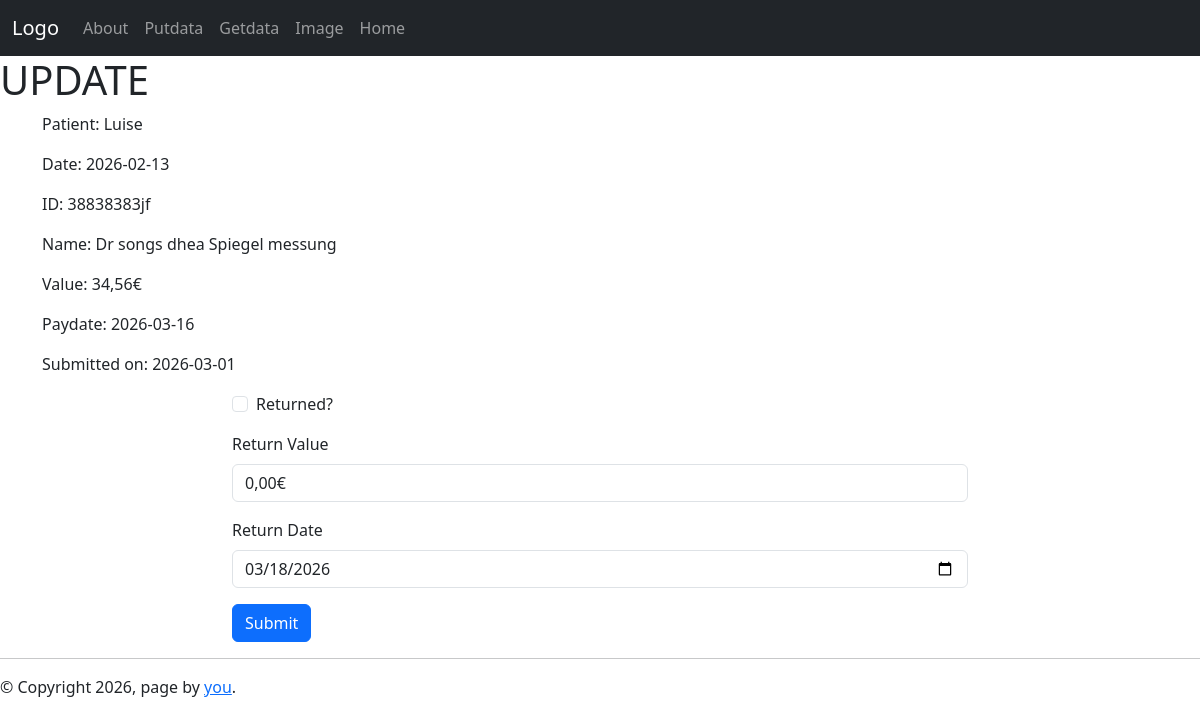
The page /getentry/4 on the database its author committed.
### app2.py (models this page shows, shortened)
class Invoices(db.Model):
    __tablename__ = 'invoices'
    N = db.Column(db.Integer, primary_key=True)
    HASH = db.Column(db.String)
    DATE = db.Column(db.String)
    ID = db.Column(db.String)
    NAME = db.Column(db.String)
    VALUE = db.Column(db.String)
    PAYDATE = db.Column(db.String)
    PATIENT = db.Column(db.String)
    SUBMITTED = db.Column(db.String)
    SUBDATE = db.Column(db.String)
    RETURNED = db.Column(db.String)
    RETVAL = db.Column(db.String)
    RETDATE = db.Column(db.String)

### app2.py (the view, shortened to what this page needs)
@app.route('/getentry/<thisN>', methods=['GET', 'POST'])
def getentry(thisN):
    invoice = db.session.execute(db.select(Invoices).filter_by(N=thisN)).scalar_one()
    message = ""
    if invoice.SUBMITTED == "0": # was already submitted, we present a slightly different form
        form = DataUpdateForm_all()
        if form.validate_on_submit():
            if 'is_submitted' in request.form: # boolean field is only part of return if checked! <stupid>
                is_submitted = "1"
            else:
                is_submited = "0"
            submit_date = request.form['submit_date']
            if 'is_returned' in request.form:
                is_returned = "1"
            else:
                is_returned = "0"
            payout_value = request.form['payout_value']
            payout_date = request.form['payout_date']
            db.session.execute(update(Invoices),[{"N": invoice.N,
                                                    "SUBMITTED": is_submitted,
                                                    "SUBDATE": submit_date,
                                                    "RETURNED": is_returned,
                                                    "RETVAL": payout_value,
                                                    "RETDATE": payout_date}])
            db.session.commit()
            message = "UPDATED!"
        return render_template("update.html", form=form, message=message, invoice=invoice)
    else:
        form = DataUpdateForm_returns()
        return render_template("update.html", form=form, message=message, invoice=invoice)

### app2.py
class DataUpdateForm_returns(FlaskForm):
    def_today = datetime.today()
    is_returned = BooleanField('Returned?')
    payout_value = StringField('Return Value', default="0,00€")
    payout_date = DateField('Return Date',
                         format="%Y-%m-%d",
                         default=def_today)
    submit = SubmitField('Submit')

### templates/update.html (shortened to what this page needs)
{% extends "baselayout.html" %}
{% from 'bootstrap5/form.html' import render_form %}
{% block content %}
<h1>UPDATE</h1>
{% if message %}
<p class="lead"><strong>{{ message }}</strong></p>
<p>Use Navbar!</p>
{% else %}
<div class="container">
  <p>Patient: {{ invoice.PATIENT }}</p>
  <p>Date: {{ invoice.DATE }}</p>
  <p>ID: {{ invoice.ID }}</p>
  <p>Name: {{ invoice.NAME }}</p>
  <p>Value: {{ invoice.VALUE }}</p>
  <p>Paydate: {{ invoice.PAYDATE }}</p>
  {% if invoice.SUBMITTED == "1" %}
  <p>Submitted on: {{ invoice.SUBDATE }}</p>
  {% endif %}
</div>
<div class="container">
  <div class="row">
    <div class="col-md-10 col-lg-8 mx-lg-auto mx-md-auto">
      {{ render_form(form) }}
    </div>
  </div>
</div>
{% endif %}
{% endblock %}

### rows shown on the page
Invoices: PATIENT "Luise", DATE "2026-02-13", ID "38838383jf", NAME "Dr songs dhea Spiegel messung", VALUE "34,56€", PAYDATE "2026-03-16", SUBDATE "2026-03-01"
